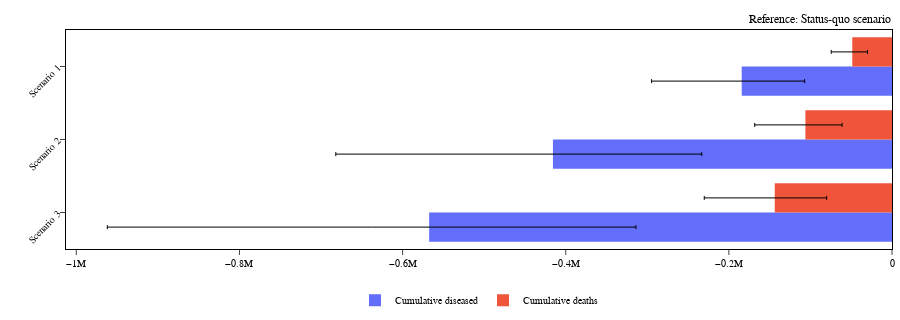

Write notebook code for a chart like this one.
### Code cell
scenarios_diff_plot

### Figure 1 — Plotly figure (JSON) as saved in the notebook; plotly's stock layout.template omitted (floating-point values rounded to 4 significant figures)
{"data": [{"error_x": {"array": [77090.0, 182400.0, 253500.0], "arrayminus": [110500.0, 266200.0, 394600.0], "color": "black", "symmetric": false, "thickness": 1, "type": "data", "width": 2}, "marker": {"color": "#636EFA"}, "name": "Cumulative diseased", "orientation": "h", "type": "bar", "x": [-184200.0, -415700.0, -567400.0], "y": ["Scenario 1", "Scenario 2", "Scenario 3"]}, {"error_x": {"array": [18610.0, 44940.0, 63610.0], "arrayminus": [25820.0, 62160.0, 86420.0], "color": "black", "symmetric": false, "thickness": 1, "type": "data", "width": 2}, "marker": {"color": "#EF553B"}, "name": "Cumulative deaths", "orientation": "h", "type": "bar", "x": [-48710.0, -106100.0, -143700.0], "y": ["Scenario 1", "Scenario 2", "Scenario 3"]}], "layout": {"barmode": "group", "height": 320, "legend": {"itemsizing": "constant", "orientation": "h", "title": {"text": ""}, "traceorder": "normal", "x": 0.5, "xanchor": "center", "y": -0.3, "yanchor": "bottom"}, "margin": {"b": 40, "l": 20, "r": 5, "t": 30}, "title": {"text": "Reference: Status-quo scenario", "x": 0.99, "xanchor": "right", "yanchor": "top"}, "xaxis": {"title": {"text": ""}}, "yaxis": {"categoryarray": ["Scenario 3", "Scenario 2", "Scenario 1"], "categoryorder": "array", "tickangle": -45, "title": {"text": ""}}}}
